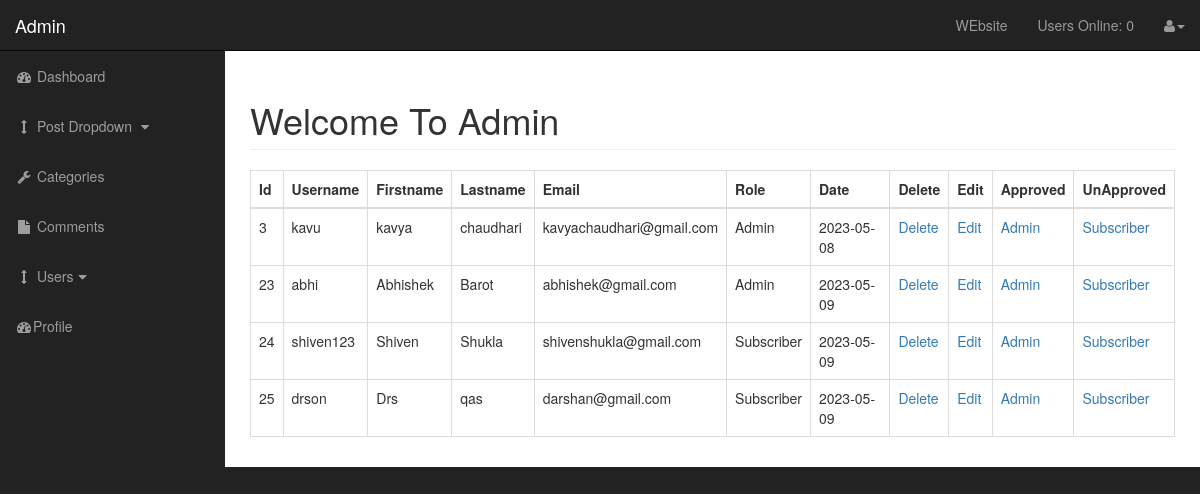
/admin/users.php, run on the app's committed database.
### tables this page shows
CREATE TABLE `users` (
  `user_id` int(3) NOT NULL,
  `user_username` varchar(255) NOT NULL,
  `user_pswrd` varchar(255) NOT NULL,
  `user_fname` varchar(255) NOT NULL,
  `user_lname` varchar(255) NOT NULL,
  `user_mail` varchar(255) NOT NULL,
  `user_image` text NOT NULL,
  `user_role` varchar(255) NOT NULL,
  `user_date` date NOT NULL,
  `randSalt` varchar(255) NOT NULL
);

### admin/includes/view_users.php (the view, shortened to what this page needs)
<table class="table table-bordered table-hover">
    <thead>
        <tr>
            <th>Id</th>
            <th>Username</th>
            <th>Firstname</th>
            <th>Lastname</th>
            <th>Email</th>
            <th>Role</th>
            <th>Date</th>
            <th>Delete</th>
            <th>Edit</th>
            <th>Approved</th>
            <th>UnApproved</th>
        </tr>
    </thead>
    <tbody>
        <?php
        $query = "SELECT * FROM users";
        $select_user_query = mysqli_query($connection, $query);
        while ($row = mysqli_fetch_assoc($select_user_query)) {
            $user_id        =  $row['user_id'];
            $user_username  =  $row['user_username'];
            $user_fname     =  $row['user_fname'];
            $user_lname     =  $row['user_lname'];
            $user_email     =  $row['user_mail'];
            $user_role      =  $row['user_role'];
            $user_date      =  $row['user_date'];
            echo "<tr>";
            echo "<td>$user_id</td>";
            echo "<td>$user_username</td>";
            echo "<td>$user_fname </td>";
            echo "<td>$user_lname </td>";
            echo "<td>$user_email</td>";
            echo "<td>$user_role</td>";
            echo "<td>$user_date</td>";
            echo "<td><a onClick=\"javascript: return confirm('Are you sure');\" href='users.php?delete={$user_id}'>Delete</td>";
            echo "<td><a onClick=\"javascript: return confirm('Are you sure');\" href='users.php?source=edit_user&user_edit={$user_id}'>Edit</td>";
            echo "<td><a onClick=\"javascript: return confirm('Are you sure');\" href='users.php?admin={$user_id}'>Admin</td>";
            echo "<td><a onClick=\"javascript: return confirm('Are you sure');\" href='users.php?subscriber={$user_id}'>Subscriber</td>";
            echo "</tr>";
        }
        ?>
    </tbody>
</table>

### admin/css/sb-admin.css (style rules this page uses)
body { margin-top: 100px; background-color: #222; }
@media (min-width:768px) { body { margin-top: 50px; } }

### data on the page
users: user_id "3", user_username "kavu", user_fname "kavya", user_lname "chaudhari", user_mail "kavyachaudhari@gmail.com", user_role "Admin", user_date "2023-05-08"
users: user_id "23", user_username "abhi", user_fname "Abhishek", user_lname "Barot", user_mail "abhishek@gmail.com", user_role "Admin", user_date "2023-05-09"
users: user_id "24", user_username "shiven123", user_fname "Shiven", user_lname "Shukla", user_mail "shivenshukla@gmail.com", user_role "Subscriber", user_date "2023-05-09"
users: user_id "25", user_username "drson", user_fname "Drs", user_lname "qas", user_mail "darshan@gmail.com", user_role "Subscriber", user_date "2023-05-09"

### other printed values
$count_user "0"
